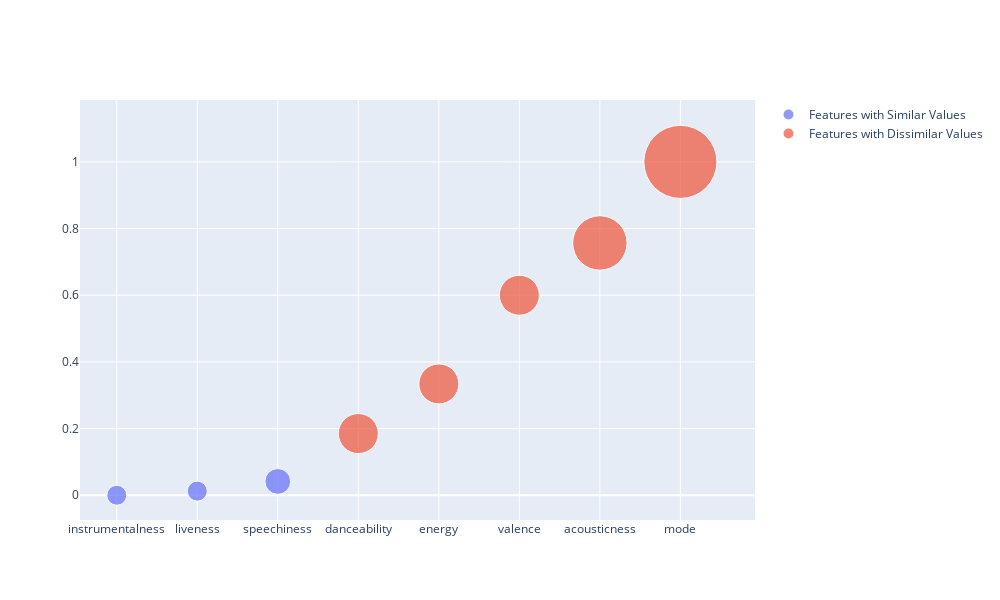

Notebook code cell kept with this figure:
### Code cell
sizes = list(diffs.values())

fig = go.Figure(data=[go.Scatter(
    x=list(similar.keys()),
    y=list(similar.values()),
    text=['Difference' for i in similar.keys()],
    name='Features with Similar Values',
    mode='markers',
    marker=dict(
        size=sizes,
        sizemode='area',
        sizeref=0.2*max(sizes)/(40.**2),
        sizemin=10,
    )
), go.Scatter(
    x=list(different.keys()),
    y=list(different.values()),
    text=['Difference' for i in different.keys()],
    name='Features with Dissimilar Values',
    mode='markers',
    marker=dict(
        size=sizes,
        sizemode='area',
        sizeref=0.2*max(sizes)/(40.**2),
        sizemin=20,
    ),
)], layout=dict(
    legend=dict(
        itemsizing='constant'
    )
))

fig.update_layout(
    autosize=False,
    width=1000,
    height=600,)

fig.show()

### Figure 1 — Plotly figure (JSON) as saved in the notebook; plotly's stock layout.template omitted (floating-point values rounded to 4 significant figures)
{"data": [{"marker": {"size": [1.42e-05, 0.0124, 0.0415, 0.185, 0.334, 0.6, 0.7568, 1], "sizemin": 10, "sizemode": "area", "sizeref": 0.000125}, "mode": "markers", "name": "Features with Similar Values", "text": ["Difference", "Difference", "Difference"], "type": "scatter", "x": ["instrumentalness", "liveness", "speechiness"], "y": [1.42e-05, 0.0124, 0.0415]}, {"marker": {"size": [1.42e-05, 0.0124, 0.0415, 0.185, 0.334, 0.6, 0.7568, 1], "sizemin": 20, "sizemode": "area", "sizeref": 0.000125}, "mode": "markers", "name": "Features with Dissimilar Values", "text": ["Difference", "Difference", "Difference", "Difference", "Difference"], "type": "scatter", "x": ["danceability", "energy", "valence", "acousticness", "mode"], "y": [0.185, 0.334, 0.6, 0.7568, 1]}], "layout": {"autosize": false, "height": 600, "legend": {"itemsizing": "constant"}, "width": 1000}}
